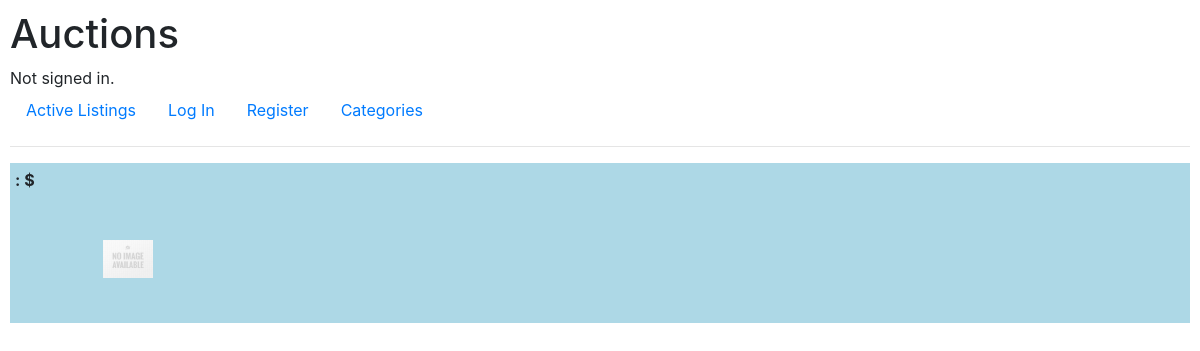
/listing/12/, run on an earlier commit of the app's database.
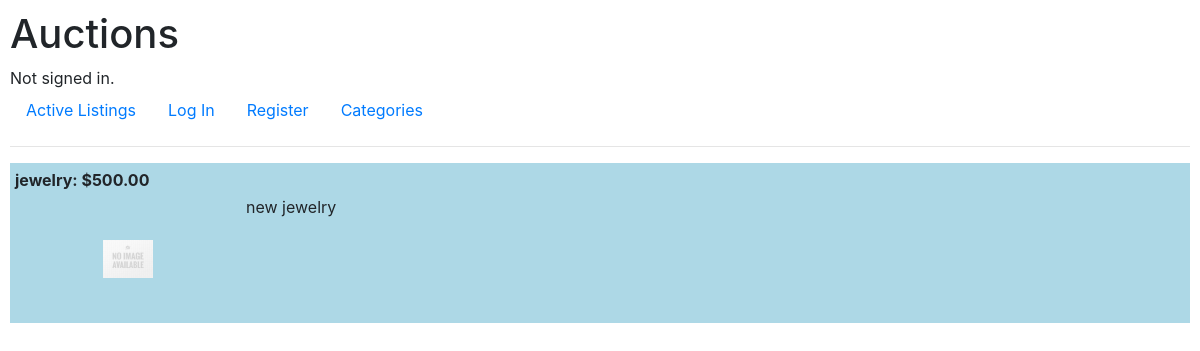
And on a later commit of the database.
### auctions/models.py (models this page shows)
class Listing(models.Model):
    title = models.CharField(max_length=64)
    description = models.TextField()
    category = models.CharField(max_length=64, choices=CATEGORIES)
    postedTime = models.DateField(auto_now_add=True)
    startingBid = models.PositiveIntegerField()
    imageURL = models.URLField(max_length=300)
    creator = models.ForeignKey(User, on_delete=models.CASCADE, related_name="created_listings")
    winner = models.ForeignKey(User, on_delete=models.CASCADE, null=True)

### auctions/views.py (the view)
# urls.py: path("listing/<int:listingID>/", views.view_listing, name="view_listing"),
def view_listing(request, listingID):
    listing = Listing.objects.filter(pk=listingID).first()
    comments = Comment.objects.filter(listing=listingID)
    return render(request, "auctions/listing.html", {
        "listing": listing,
        "comments": comments,
    })

### auctions/templates/auctions/listing.html (shortened to what this page needs)
{% extends "auctions/layout.html" %} {% load static %} {% block body %}
<div class="listing">
  <div class="listing-title">
    <strong> {{ listing.title }}: ${{ listing.startingBid|floatformat:2 }} </strong>
  </div>
  <div class="listing-body">
    {% if listing.imageURL %}
    <img src="{{ listing.imageURL }}" width="50px" height="50px" />
    {% else %}
    <img src="{% static 'images/generic_no_image.jpg' %}" width="50px" height="50px" />
    {% endif %}
    <p>{{ listing.description }}</p>
  </div>
</div>
 {% endblock %}

### auctions/templates/auctions/layout.html (shortened to what this page needs)
{% load static %}
<!DOCTYPE html>
<html lang="en">
  <head>
    <link
      rel="stylesheet"
      href="https://stackpath.bootstrapcdn.com/bootstrap/4.4.1/css/bootstrap.min.css"
    />
    <link rel="stylesheet" href="{% static 'auctions/styles.css' %}" />
  </head>
  <body>
    <h1>Auctions</h1>
    <div>
      {% if user.is_authenticated %} Signed in as
      <strong>{{ user.username }}</strong>. {% else %} Not signed in. {% endif %}
    </div>
    <ul class="nav">
      <li class="nav-item">
        <a class="nav-link" href="{% url 'index' %}">Active Listings</a>
      </li>
      {% if user.is_authenticated %}
      <li class="nav-item">
        <a class="nav-link" href="{% url 'new_listing' %}">New Listing</a>
      </li>
      <li class="nav-item">
        <a class="nav-link" href="{% url 'logout' %}">Log Out</a>
      </li>
      <li class="nav-item">
        <a class="nav-link" href="{% url 'watchlist' %}">My Watchlist</a>
      </li>
      {% else %}
      <li class="nav-item">
        <a class="nav-link" href="{% url 'login' %}">Log In</a>
      </li>
      <li class="nav-item">
        <a class="nav-link" href="{% url 'register' %}">Register</a>
      </li>
      {% endif %}
      <li class="nav-item">
        <a class="nav-link" href="{% url 'categories' %}">Categories</a>
      </li>
    </ul>
    <hr />
    {% block body %} {% endblock %}
  </body>
</html>

### auctions/static/auctions/styles.css (style rules this page uses)
body { padding: 10px; }
.listing { background-color: lightblue; display: grid; grid-template-rows: 20% 1fr; margin-bottom: 1rem; height: 10rem; }
.listing-title { grid-row: 1; padding: 5px; height: auto; }
.listing-body { grid-row: 2; display: grid; height: auto; grid-template-columns: 20% 1fr; }
.listing-body img { grid-column: 1; margin: auto; max-width: fit-content; max-height: fit-content; }
.listing-body p { grid-column: 2; }

What changed in the data, as far as the page shows it:
added Listing: title "jewelry", startingBid "500.00", description "new jewelry"
